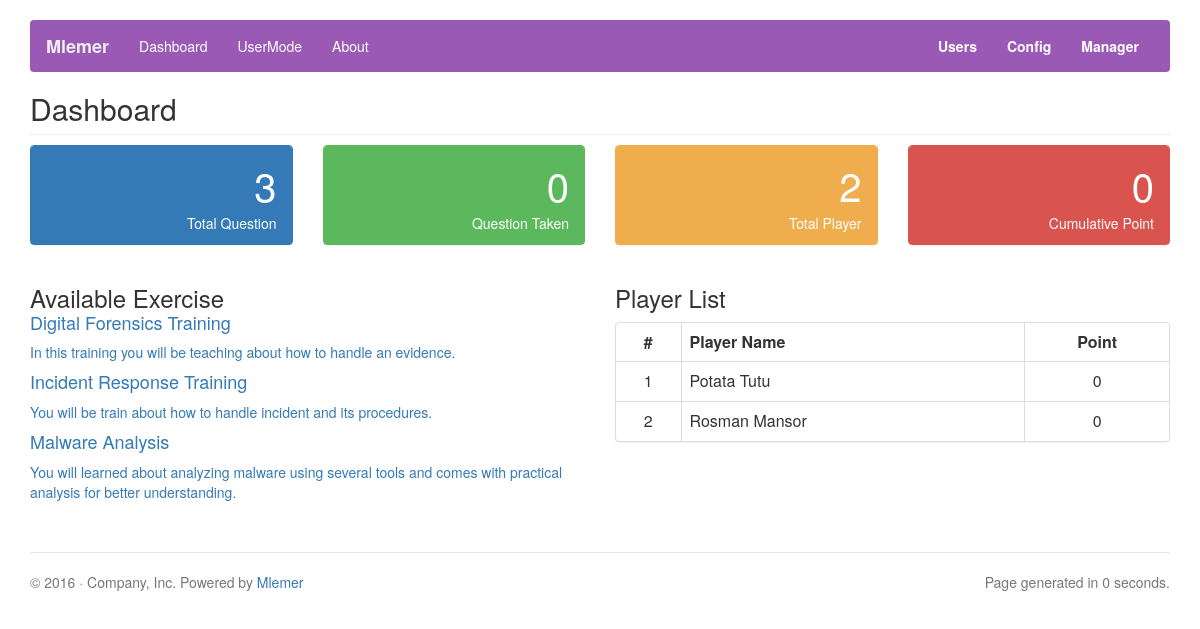
Page /admin/index.php on the earlier database version.
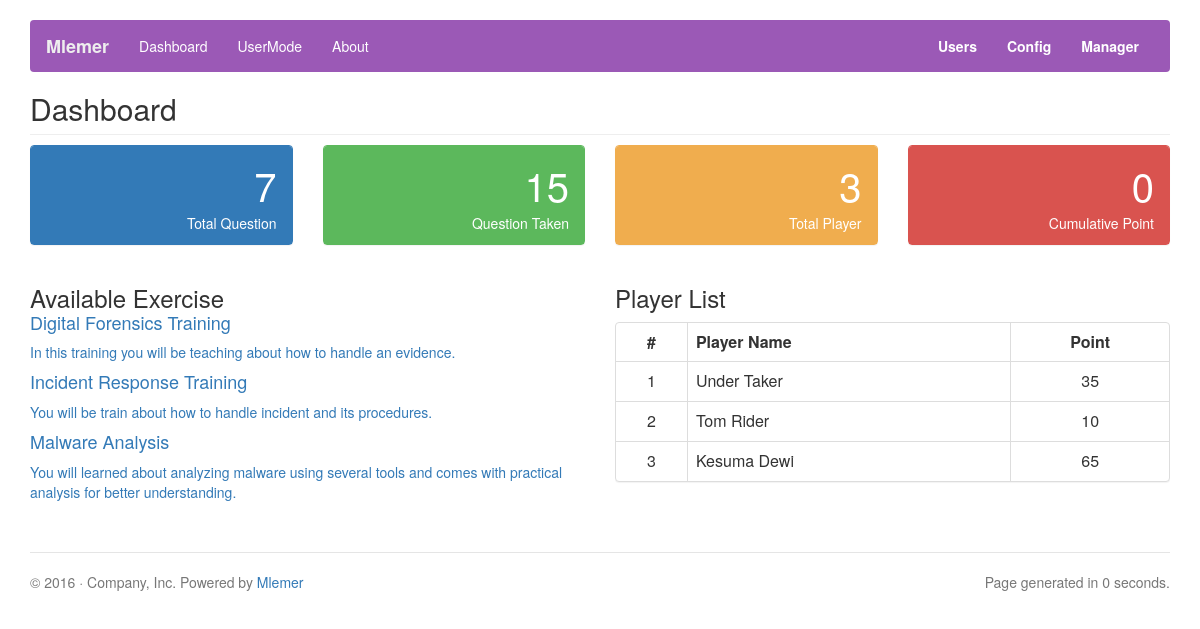
Same page on the later database version.
### tables this page shows
CREATE TABLE IF NOT EXISTS `exercise` (
  `id` int(11) NOT NULL AUTO_INCREMENT,
  `timestamp` timestamp NOT NULL DEFAULT CURRENT_TIMESTAMP ON UPDATE CURRENT_TIMESTAMP,
  `activated` int(11) NOT NULL DEFAULT '1',
  `exer_name` text NOT NULL,
  `exer_cat_id` text NOT NULL,
  `exer_description` char(255) NOT NULL DEFAULT 'Not available.',
  `exer_long` char(255) NOT NULL DEFAULT 'Not available.',
  PRIMARY KEY (`id`)
);

CREATE TABLE IF NOT EXISTS `users` (
  `id` int(11) NOT NULL AUTO_INCREMENT,
  `user_loginname` text,
  `user_realname` text,
  `user_password` text,
  `user_activated` int(11) NOT NULL DEFAULT '1',
  `timestamp` timestamp NOT NULL DEFAULT CURRENT_TIMESTAMP,
  `user_ip` text NOT NULL,
  `user_hostname` text NOT NULL,
  `user_uid` text NOT NULL,
  `user_point` int(11) NOT NULL DEFAULT '0',
  UNIQUE KEY `id` (`id`)
);

### dash.php (the view, shortened to what the changed rows need)
<h2 class="page-header">Dashboard</h2>
<link rel="stylesheet" href="css/sb-admin-2.css">
<link rel="stylesheet" href="../css/sb-admin-2.css">
<div class="row">
             <div class="col-md-3">
                 <div class="panel panel-primary">
                     <div class="panel-heading">
                     	<div class="row">
                          <div class="col-xs-3">
                          </div>
                          <div class="col-xs-9 text-right">
						<div class="huge"><?php echo count_total_available_question(); ?></div>
						<div>Total Question</div>
                          </div>
                         </div>
                     </div>
                 </div>
             </div>
             <div class="col-md-3">
                 <div class="panel panel-green">
                     <div class="panel-heading">
                         <div class="row">
                             <div class="col-xs-3">
                             </div>
                             <div class="col-xs-9 text-right">
                                 <div class="huge"><?php echo count_total_question_taken(); ?></div>
                                 <div>Question Taken</div>
                             </div>
                         </div>
                     </div>
                 </div>
             </div>
             <div class="col-md-3">
                 <div class="panel panel-yellow">
                     <div class="panel-heading">
                         <div class="row">
                             <div class="col-xs-3">
                             </div>
                             <div class="col-xs-9 text-right">
                                 <div class="huge"><?php echo count_registered_user(); ?></div>
                                 <div>Total Player</div>
                             </div>
                         </div>
                     </div>
                 </div>
             </div>
	<div class="col-md-3">
                 <div class="panel panel-red">
                     <div class="panel-heading">
                         <div class="row">
                             <div class="col-xs-3">
                             </div>
                             <div class="col-xs-9 text-right">
                                 <div class="huge"><?php echo calculate_point(); ?></div>
                                 <div>Cumulative Point</div>
                             </div>
                         </div>
                     </div>
                 </div>
             </div>
         </div>
<div class="row">
			<div class="col-md-6">
				<h3 class="sub-header">Available Exercise</h3>
				<div style="margin-top: -9px">
				<?php
             	$sql = "SELECT * FROM exercise";
			$result = mysqli_query( $link, $sql );
			while( $row = @mysqli_fetch_assoc( $result ) ) {
				if ( $row['activated'] == "1" ) {
					echo "<div class=\"bs-callout bs-callout-info hoverDiv\" id=\"callout-input-needs-type\">\n";
					echo "<a class=\"NoUnderLine\" href=\"javascript:void(0)\" onclick=\"window.location.href='?p=play&e=".$row['id']."'\">";
					echo "	<h4>" . $row['exer_name'] . "</h4>";
					echo "	<p>" . $row['exer_description'] . "</p>\n";
					echo "</a>";
					echo "</div>\n";
				}
			}
		?>
		</div>
			</div>
			<div class="col-md-6">
		<h3 class="sub-header">Player List</h3>
        <div class="table-responsive">
	        <div class="panel panel-default">
	            <table id="topscore" class="table table-hover table-bordered">
	              <thead>
	                <tr>
	                  <th style="text-align: center;">#</th>
	                  <th>Player Name</th>
	                  <th style="text-align: center;">Point</th>
	                </tr>
	              </thead>
	              <tbody>
	              <?php
		              	$sql = "SELECT * FROM users ORDER BY user_point DESC";
		              	$user_count = "";
						$result = mysqli_query( $link, $sql );
						while( $row = mysqli_fetch_assoc( $result ) ) {
							$user_count++;
							if ( $row['user_realname'] != "Administrator" and $row['user_realname'] != "" ) {
								echo "<tr>\n";
								echo "	<td style=\"text-align: center;\">" . $user_count . "</td>\n";
								echo "	<td>" . $row['user_realname'] . "</td>\n";
								echo "	<td data-sortable=\"true\" style=\"text-align: center;\">".get_perplayer_total_point( $row['id'] )."</td>\n";
								echo "</tr>\n";
							}
						}
	              ?>
	              </tbody>
	            </table>
	        </div>
		</div>
			</div>
</div>

### inc/lib.php (shortened to what the changed rows need)
<?php
	function get_current_user_id() {
		global $link;
		$curr_ip = getHostByName( getHostName() );
    	$curr_hostname = gethostname();
		$sql = "SELECT * FROM users WHERE user_ip='$curr_ip' AND user_hostname='$curr_hostname';";
		$result = mysqli_query( $link, $sql );
		$row = mysqli_fetch_assoc( $result );
		$curr_userid = $row['id'];
		return $curr_userid;
	}
	function count_total_available_question() {
		global $link;
		$sql = "SELECT DISTINCT id FROM questionaire";
		$result = mysqli_query( $link, $sql );
		$q_count = mysqli_num_rows( $result );
		printf( "%d", $q_count );
	}
	function count_total_question_taken() {
		global $link;
		$sql = "SELECT DISTINCT id FROM users_answer";
		$result = mysqli_query( $link, $sql );
		$q_count = mysqli_num_rows( $result );
		printf( "%d", $q_count );
	}
	function count_registered_user() {
		global $link;
		$sql = "SELECT * FROM users";
      	$user_count = "";
		$result = mysqli_query( $link, $sql );
		while( $row = @mysqli_fetch_assoc( $result ) ) {
			$user_count++;
		}
		return $user_count;
	}
	function check_last_answer_if_correct_return_point( $exer_id, $qid ) {
		global $link;
		$user_id = get_current_user_id();
		$query = mysqli_query( $link, "SELECT * FROM users_answer WHERE (user_id='".$user_id."' AND user_last_exercise_id='".$exer_id."' AND user_last_qid='".$qid."' )" );
  		$row = mysqli_fetch_assoc( $query );
  		$answer_db = $row['correct'];
  		if ( $answer_db == "yes" ) {
  			return get_quest_point( $exer_id, $qid);
  		} else {
  			return "0";
  		}
	}
	function calculate_point() {
		global $link;
		$sql = "SELECT * FROM users_answer";
      	$total = 0;
		$result = mysqli_query( $link, $sql );
		while( $row = @mysqli_fetch_assoc( $result ) ) {
			$total_correct = $row['correct'];
			if ( $total_correct == "yes" ) {
				$exer_id = $row['user_last_exercise_id'];
				$qid = $row['user_last_qid'];
				$total = $total + check_last_answer_if_correct_return_point( $exer_id, $qid );
			}
		}
		return $total;
	}
	function get_perplayer_total_point( $user_id ) {
		global $link;
		$sql = "SELECT * FROM users_answer WHERE user_id='$user_id';";
      	$user_count = "";
		$result = mysqli_query( $link, $sql );
		$total = "0";
		while( $row = @mysqli_fetch_assoc( $result ) ) {
			$total_correct = $row['correct'];
			$exer_id = $row['user_last_exercise_id'];
			$qid = $row['user_last_qid'];
			if ( $total_correct == "yes" ) {
				$total = $total + check_peruser_last_answer_if_correct_return_point( $user_id, $exer_id, $qid );
			}
		}
		return $total;
	}
	function check_peruser_last_answer_if_correct_return_point( $user_id, $exer_id, $qid ) {
		global $link;
		$query = mysqli_query( $link, "SELECT * FROM users_answer WHERE (user_id='".$user_id."' AND user_last_exercise_id='".$exer_id."' AND user_last_qid='".$qid."' )" );
  		$row = mysqli_fetch_assoc( $query );
  		$answer_db = $row['correct'];
  		if ( $answer_db == "yes" ) {
  			return get_quest_point( $exer_id, $qid);
  		} else {
  			return "0";
  		}
	}
	function get_quest_point( $exer_id, $quest_id ) {
		global $link;
		$user_id = get_current_user_id();
		$query = mysqli_query( $link, "SELECT * FROM questionaire WHERE (exercise_id='".$exer_id."' AND id='".$quest_id."' )" );
  		$row = mysqli_fetch_assoc( $query );
  		$qpoint = $row['point'];
  		return $qpoint;
	}
?>

Differences in the rows shown:
removed users: user_realname "Potata Tutu", id "0"
removed users: user_realname "Rosman Mansor", id "0"
added users: user_realname "Under Taker", id "35"
added users: user_realname "Tom Rider", id "10"
added users: user_realname "Kesuma Dewi", id "65"
Other differences:
$q_count: "3" → "7"
$q_count: "0" → "15"
count_registered_user(): "2" → "3"
